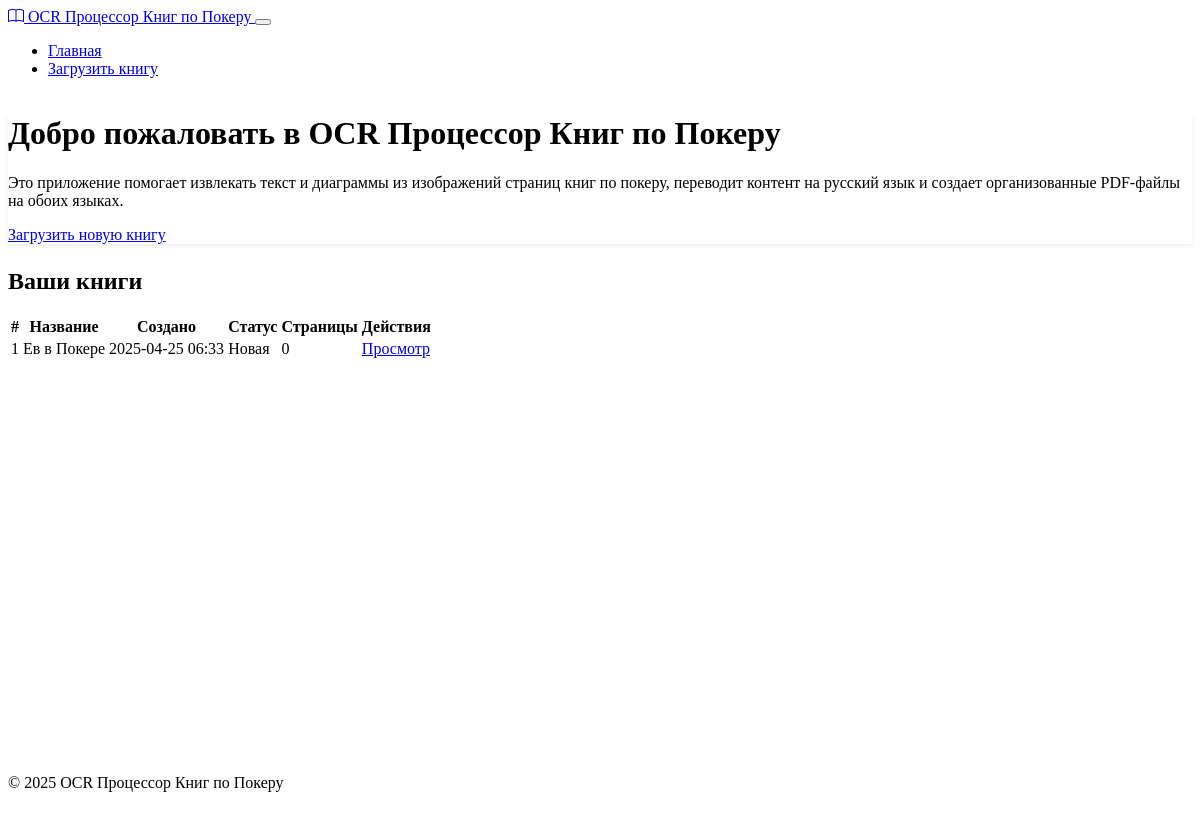
Before: / with the older database file.
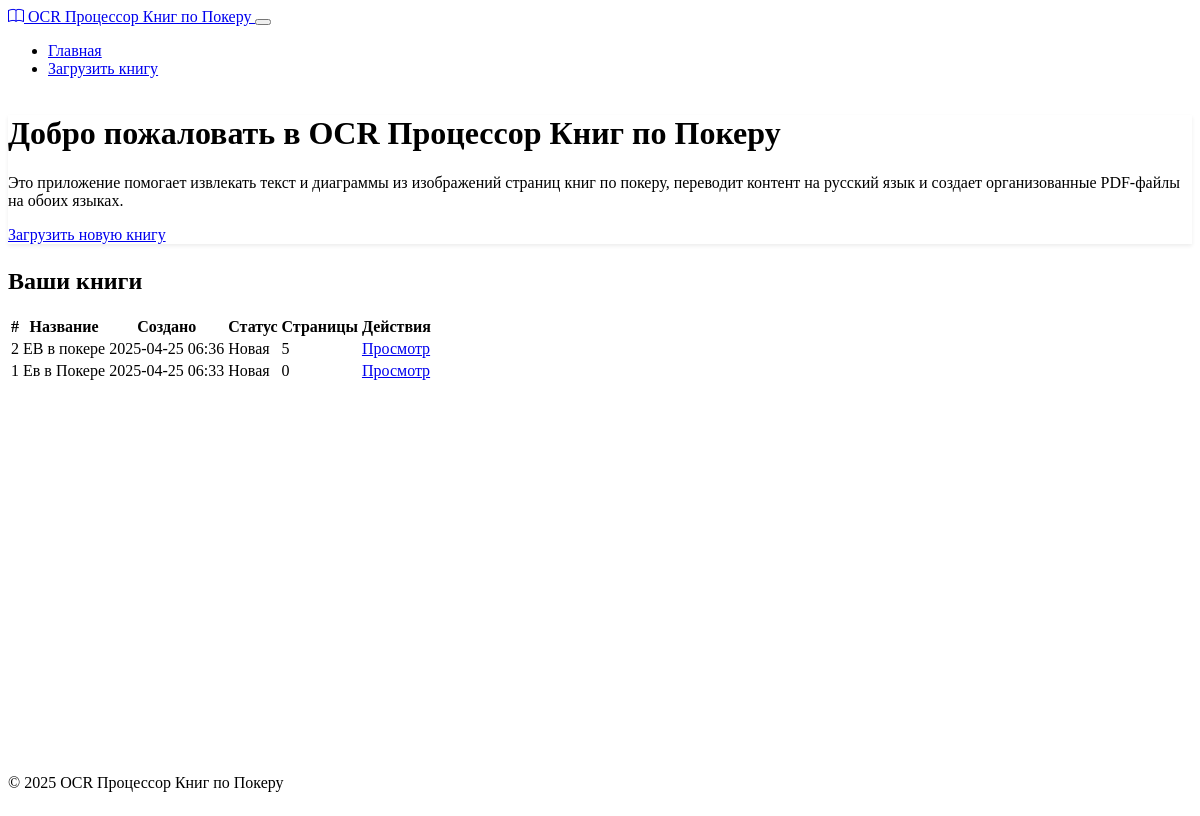
After: the same page with the newer database file.
### models.py (models this page shows, shortened)
class Book(db.Model):
    id = db.Column(db.Integer, primary_key=True)
    title = db.Column(db.String(255), nullable=False)
    description = db.Column(db.Text, nullable=True)
    created_at = db.Column(db.DateTime, default=datetime.utcnow)
    status = db.Column(db.String(50), default='new')  # new, processing, completed, error
    pages = db.relationship('BookPage', backref='book', lazy=True, cascade='all, delete-orphan')

### routes.py (the view)
@app.route('/')
def index():
    books = Book.query.order_by(Book.created_at.desc()).all()
    return render_template('index.html', books=books)

### routes.py (called while the page is built)
@app.context_processor
def inject_now():
    return {'now': datetime.utcnow()}

### templates/index.html (shortened to what this page needs)
{% extends "layout.html" %}
{% block content %}
<div class="row mb-4">
    <div class="col-md-12">
        <div class="card">
            <div class="card-body">
                <h1 class="card-title">Добро пожаловать в OCR Процессор Книг по Покеру</h1>
                <p class="card-text">
                    Это приложение помогает извлекать текст и диаграммы из изображений страниц книг по покеру,
                    переводит контент на русский язык и создает организованные PDF-файлы на обоих языках.
                </p>
                <a href="{{ url_for('upload_book') }}" class="btn btn-primary">Загрузить новую книгу</a>
            </div>
        </div>
    </div>
</div>
{% if books %}
<div class="row">
    <div class="col-md-12">
        <h2>Ваши книги</h2>
        <div class="table-responsive">
            <table class="table table-hover">
                <thead>
                    <tr>
                        <th>#</th>
                        <th>Название</th>
                        <th>Создано</th>
                        <th>Статус</th>
                        <th>Страницы</th>
                        <th>Действия</th>
                    </tr>
                </thead>
                <tbody>
                    {% for book in books %}
                    <tr>
                        <td>{{ book.id }}</td>
                        <td>{{ book.title }}</td>
                        <td>{{ book.created_at.strftime('%Y-%m-%d %H:%M') }}</td>
                        <td>
                            {% if book.status == 'new' %}
                                <span class="badge bg-secondary">Новая</span>
                            {% elif book.status == 'processing' %}
                                <span class="badge bg-primary">Обработка</span>
                            {% elif book.status == 'completed' %}
                                <span class="badge bg-success">Завершено</span>
                            {% elif book.status == 'error' %}
                                <span class="badge bg-danger">Ошибка</span>
                            {% endif %}
                        </td>
                        <td>{{ book.pages|length }}</td>
                        <td>
                            <a href="{{ url_for('view_book', book_id=book.id) }}" class="btn btn-sm btn-info">Просмотр</a>
                        </td>
                    </tr>
                    {% endfor %}
                </tbody>
            </table>
        </div>
    </div>
</div>
{% endif %}
{% endblock %}

### templates/layout.html (shortened to what this page needs)
<!DOCTYPE html>
<html lang="ru" data-bs-theme="dark">
<head>
    <link href="https://cdn.replit.com/agent/bootstrap-agent-dark-theme.min.css" rel="stylesheet">
    <link rel="stylesheet" href="https://cdn.jsdelivr.net/npm/bootstrap-icons@1.10.5/font/bootstrap-icons.css">
    <link rel="stylesheet" href="{{ url_for('static', filename='css/styles.css') }}">
</head>
<body class="d-flex flex-column min-vh-100">
    <nav class="navbar navbar-expand-lg navbar-dark bg-dark">
        <div class="container">
            <a class="navbar-brand" href="{{ url_for('index') }}">
                <i class="bi bi-book me-2"></i>
                OCR Процессор Книг по Покеру
            </a>
            <button class="navbar-toggler" type="button" data-bs-toggle="collapse" data-bs-target="#navbarNav" aria-controls="navbarNav" aria-expanded="false" aria-label="Toggle navigation">
            </button>
            <div class="collapse navbar-collapse" id="navbarNav">
                <ul class="navbar-nav">
                    <li class="nav-item">
                        <a class="nav-link" href="{{ url_for('index') }}">Главная</a>
                    </li>
                    <li class="nav-item">
                        <a class="nav-link" href="{{ url_for('upload_book') }}">Загрузить книгу</a>
                    </li>
                </ul>
            </div>
        </div>
    </nav>
    <div class="container my-4">
        {% block content %}{% endblock %}
    </div>
    <footer class="py-3 mt-auto bg-body-tertiary">
        <div class="container text-center">
            <p class="mb-0">&copy; 2025 OCR Процессор Книг по Покеру</p>
        </div>
    </footer>
</body>
</html>

### static/css/styles.css (style rules this page uses)
body { display: flex; flex-direction: column; min-height: 100vh; }
.container { flex: 1; }
.card { margin-bottom: 1.5rem; border: none; box-shadow: 0 0.125rem 0.25rem rgba(0, 0, 0, 0.075); }
footer { margin-top: auto; }

Changed rows visible on the page:
added Book: id "2", title "ЕВ в покере", created_at "2025-04-25 06:36", status "Новая", pages|length "5"
